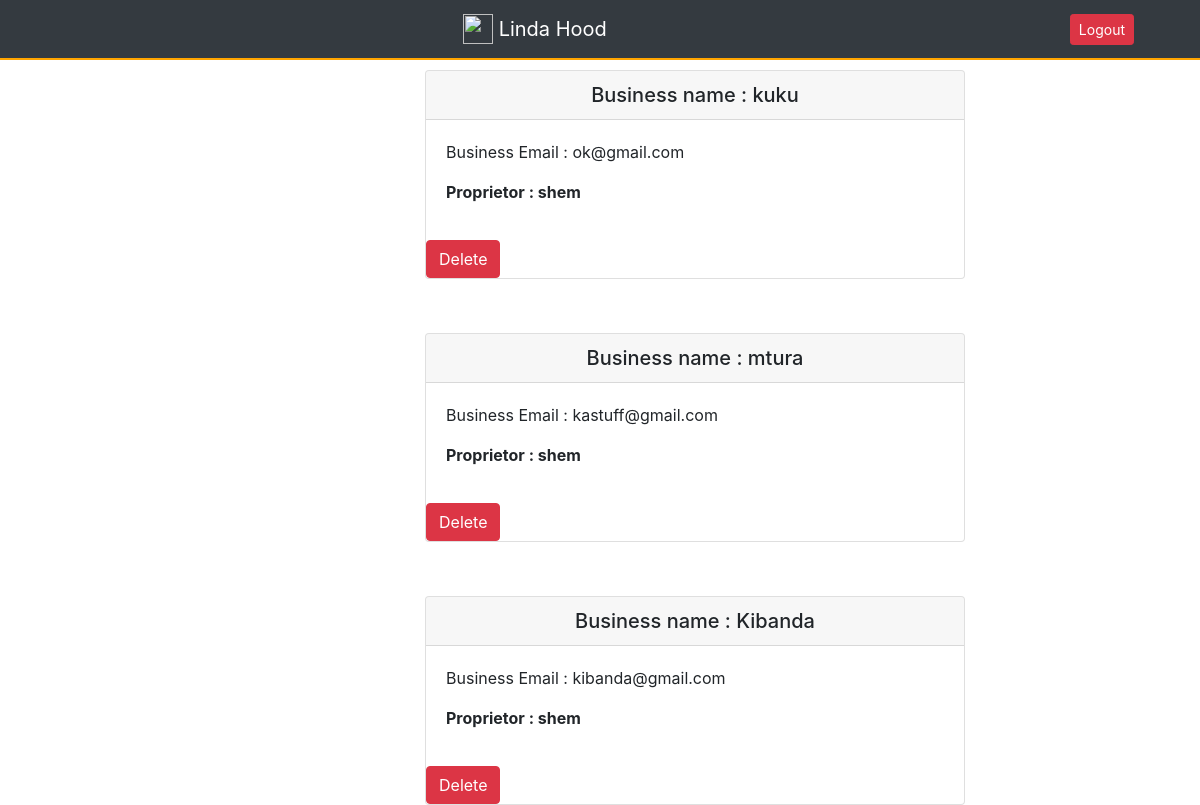
Page /posts/by/shem (signed in) on the committed database.
### posts/models.py (models this page shows, shortened)
class Business(models.Model):
    user = models.ForeignKey(User, related_name="businesses")
    created_at = models.DateTimeField(auto_now=True)
    business_name = models.CharField(max_length=140, blank=True, null=True)
    business_email = models.EmailField(max_length=70, blank=True)
    hood = models.ForeignKey(Hood, related_name='businesses', null=True, blank=True)
    class Meta:
        ordering = ['-created_at']
        unique_together = ['user', 'business_name']

### posts/views.py (the view)
# urls.py: url(r'by/(?P<username>[-\w]+)', views.UserBusinesses.as_view(), name='for_user'),
class UserBusinesses(generic.ListView):
    model = models.Business
    template_name = 'posts/user_post_list.html'
    def get_queryset(self):
        try:
            self.business_user = User.objects.prefetch_related('businesses').get(username__iexact=self.kwargs.get('username'))
        except User.DoesNotExist:
            raise Http404
        else:
            return self.business_user.businesses.all()
    def get_context_data(self, **kwargs):
        context = super().get_context_data(**kwargs)
        context['business_user'] = self.business_user
        return context

### posts/templates/posts/business_list.html
{% extends "posts/post_base.html" %}
{% block pre_post_content %}
<div class="col-md-4 mt-3">
  <h5>@{{user.username}}</h5>
</div>
{% endblock %}
{% block post_content %}
<div class="col-md-6 mt-3">
  {% if business_list.count == 0 %}
  <h4>No Businesses for this user yet!</h4>
  {% else %}
    {% for business in business_list %}
     {% include "posts/_post.html" %}
    {% endfor %}
  {% endif%}
</div>
{% endblock %}

### posts/templates/posts/_post.html (shortened to what this page needs)
<div class="post" style="margin-top: 10%">
  <div class="card" >
      <h5 class="card-header card-header text-center" >Business name : {{business.business_name}}</h5>
    <div class="card-body">
      <p>Business Email : {{business.business_email}}</p>
      <p><strong>Proprietor : {{business.user.username}}</strong></p>
    </div>
    <div class="content">
      {% if user.is_authenticated and business.user == user %}
      <a href="{% url 'posts:delete' pk=business.pk %}" title="delete" class="btn btn-danger">Delete</a>
      {% endif %}
    </div>
  </div>
</div>

### rows in the picture
Business: business_name "kuku", business_email "ok@gmail.com", user.username "shem", shows "Delete"
Business: business_name "mtura", business_email "kastuff@gmail.com", user.username "shem", shows "Delete"
Business: business_name "Kibanda", business_email "kibanda@gmail.com", user.username "shem", shows "Delete"
